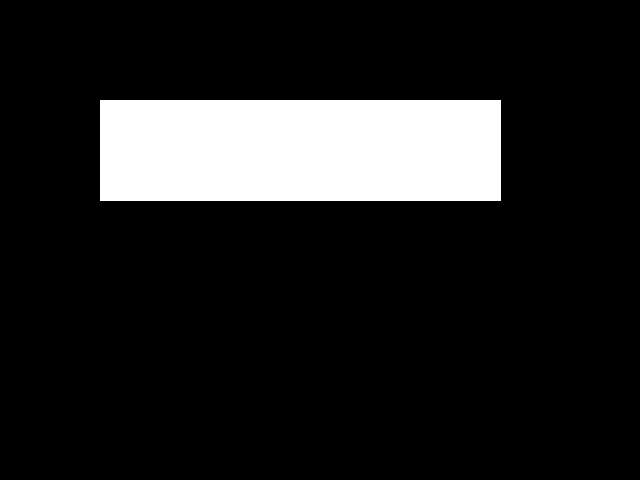
#> input picture codigo_estudiantes/Ramiro Monroy/1_cuadrados.bmp, 640 x 480 px, given in place of the camera
$ python 'abrir camara.py'
#> lines starting #> are read from the running program, lines starting #| are printed output that depends on the picture; after the words box and inside, x2 and y2 are one past the last pixel; in counts of white or black regions, pixels touching at a corner belong together

import cv2

# ==============================
# CONFIGURACION
# ==============================
CAMARA_ID = 0
UMBRAL = 127
AREA_MINIMA = 10000
ANCHO_MAXIMO = 800

# Activar la camara
camara = cv2.VideoCapture(CAMARA_ID)

if not camara.isOpened():
    raise RuntimeError("No se pudo abrir la camara web")

# Reducir latencia cuando el controlador lo permite
camara.set(cv2.CAP_PROP_BUFFERSIZE, 1)

try:
    while True:
        # Capturar fotograma
        exito, fotograma = camara.read()
#> fotograma is the input picture: shape (480, 640, 3); 13.2% white; 1 white region, box (x1, y1, x2, y2) and area: (100, 100, 501, 201) 40501

        if not exito:
            print("Error al capturar la imagen")
            break

        # Reducir resolucion para mejorar rendimiento
        alto, ancho = fotograma.shape[:2]
#> alto = 480; ancho = 640

        if ancho > ANCHO_MAXIMO:
            alto_nuevo = int(alto * ANCHO_MAXIMO / ancho)
            fotograma = cv2.resize(
                fotograma,
                (ANCHO_MAXIMO, alto_nuevo),
                interpolation=cv2.INTER_AREA
            )

        altura, anchura = fotograma.shape[:2]
#> altura = 480; anchura = 640

        # Crear imagen de trabajo en escala de grises
        gris = cv2.cvtColor(
            fotograma,
            cv2.COLOR_BGR2GRAY
        )

        # Aplicar un desenfoque leve para reducir ruido
        gris = cv2.GaussianBlur(
            gris,
            (5, 5),
            0
        )

        # Umbral binario invertido
        _, binaria = cv2.threshold(
            gris,
            UMBRAL,
            255,
            cv2.THRESH_BINARY_INV
        )
#> binaria: shape (480, 640); 86.8% white; 1 black region, box (x1, y1, x2, y2) and area: (100, 100, 501, 201) 40497

        # Buscar contornos externos
        contornos, _ = cv2.findContours(
            binaria,
            cv2.RETR_EXTERNAL,
            cv2.CHAIN_APPROX_SIMPLE
        )
#> contornos = [[[0, 0], [0, 479], [639, 479], [639, 0]]]

        numero_objeto = 0

        for contorno in contornos:
            # Filtrar antes de calcular el rectangulo
            area = cv2.contourArea(contorno)

            if area <= AREA_MINIMA:
                continue

            x, y, w, h = cv2.boundingRect(contorno)
            numero_objeto += 1

            # Dibujar rectangulo y contorno
            cv2.rectangle(
                fotograma,
                (x, y),
                (x + w, y + h),
                (123, 255, 77),
                2
            )

            cv2.drawContours(
                fotograma,
                [contorno],
                -1,
                (255, 255, 0),
                1
            )

            # Etiqueta con numero y area
            texto = f"OBJETO {numero_objeto} | Area: {area:.0f} px2"

            # Evitar que el texto salga por encima de la imagen
            y_texto = y - 10 if y >= 25 else min(altura - 5, y + h + 20)

            cv2.putText(
                fotograma,
                texto,
                (x, y_texto),
                cv2.FONT_HERSHEY_SIMPLEX,
                0.5,
                (255, 26, 200),
                2,
                cv2.LINE_AA
            )
#> this loop made 1 pass
#> (contorno, area, x, y, w, h, numero_objeto, texto) on pass 1: ([[0, 0], [0, 479], [639, 479], [639, 0]], 306081, 0, 0, 640, 480, 1, 'OBJETO 1 | Area: 306081 px2')
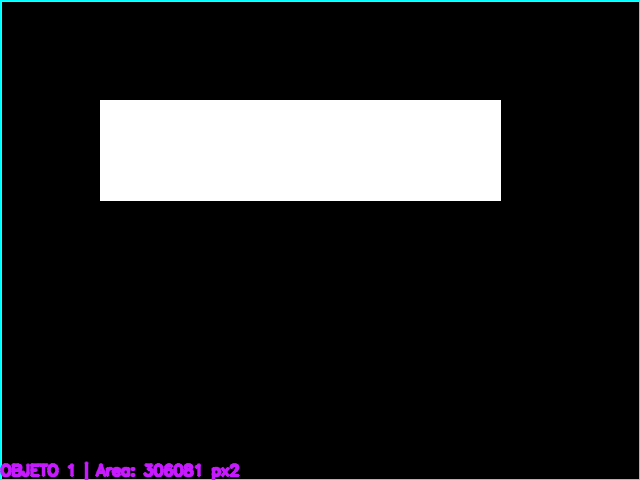
#> fotograma: shape (480, 640, 3); 1.91% of pixels changed, all inside (x1, y1, x2, y2) = (0, 0, 640, 480)
#> after the loop, numero_objeto = 1

        # Mostrar ambas ventanas
        cv2.imshow("Camara - Deteccion de objetos", fotograma)
        cv2.imshow("Imagen binaria", binaria)

        # ESC para salir
        if cv2.waitKey(1) & 0xFF == 27:
#> (key Esc is pressed here)
            break

finally:
    # Liberar recursos incluso si ocurre un error
    camara.release()
    cv2.destroyAllWindows()

$ run again, on codigo_estudiantes/Ramiro Monroy/histograma.png
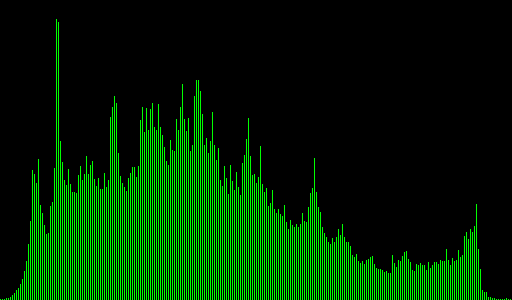
#> input picture codigo_estudiantes/Ramiro Monroy/histograma.png, 512 x 300 px, given in place of the camera
#> fotograma is the input picture: shape (300, 512, 3); mean B, G, R 0, 38.9, 0
#> `gris = cv2.GaussianBlur( gris, (5, 5), 0 )`:
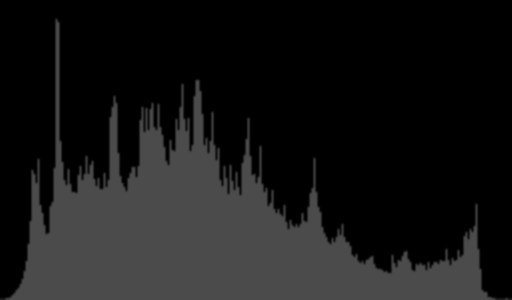
#> gris: shape (300, 512); min 0, max 75, mean 22.9
#> binaria: shape (300, 512); every value is 255
#> contornos = [[[0, 0], [0, 299], [511, 299], [511, 0]]]
#> the loop `for contorno in contornos:` made 1 pass
#> (contorno, area, x, y, w, h, numero_objeto, texto) on pass 1: ([[0, 0], [0, 299], [511, 299], [511, 0]], 152789, 0, 0, 512, 300, 1, 'OBJETO 1 | Area: 152789 px2')
#> after the loop `for contorno in contornos:`:
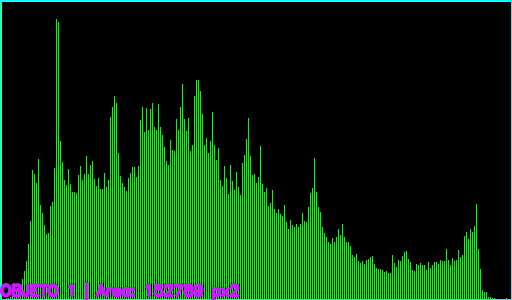
#> fotograma: shape (300, 512, 3); 3.21% of pixels changed, all inside (x1, y1, x2, y2) = (0, 0, 512, 300)
#> after the loop `for contorno in contornos:`: numero_objeto = 1
